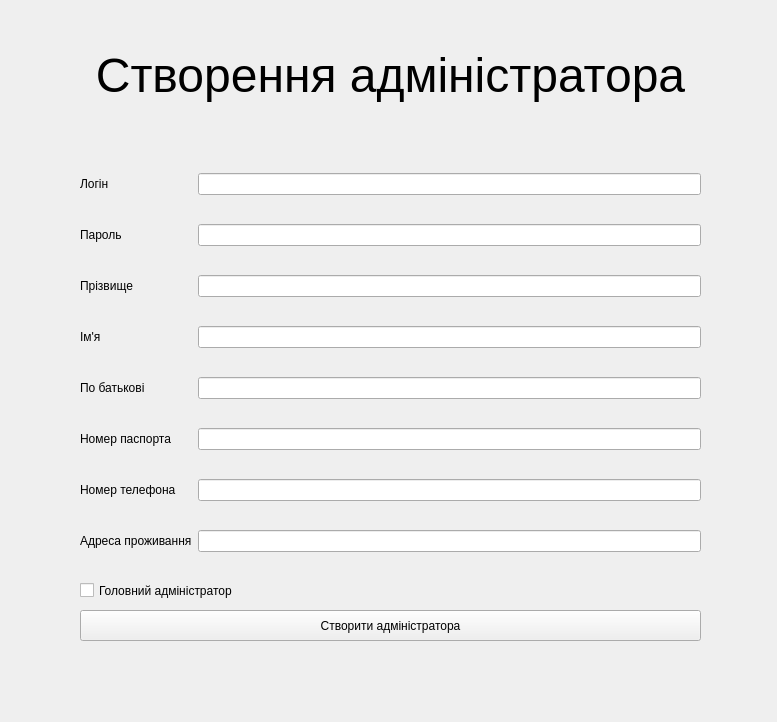
<?xml version="1.0" encoding="UTF-8"?>
<ui version="4.0">
 <class>CreateAdminWindow</class>
 <widget class="QWidget" name="CreateAdminWindow">
  <property name="geometry">
   <rect>
    <x>0</x>
    <y>0</y>
    <width>777</width>
    <height>722</height>
   </rect>
  </property>
  <property name="windowTitle">
   <string>Form</string>
  </property>
  <widget class="QPushButton" name="createAdminPushButton">
   <property name="geometry">
    <rect>
     <x>80</x>
     <y>610</y>
     <width>621</width>
     <height>31</height>
    </rect>
   </property>
   <property name="text">
    <string>Створити адміністратора</string>
   </property>
  </widget>
  <widget class="QWidget" name="layoutWidget">
   <property name="geometry">
    <rect>
     <x>80</x>
     <y>150</y>
     <width>621</width>
     <height>431</height>
    </rect>
   </property>
   <layout class="QGridLayout" name="gridLayout">
    <item row="6" column="2">
     <widget class="QLineEdit" name="telephoneLineEdit"/>
    </item>
    <item row="3" column="0">
     <widget class="QLabel" name="firstname">
      <property name="text">
       <string>Ім'я</string>
      </property>
     </widget>
    </item>
    <item row="2" column="0">
     <widget class="QLabel" name="lastname">
      <property name="text">
       <string>Прізвище</string>
      </property>
     </widget>
    </item>
    <item row="4" column="0">
     <widget class="QLabel" name="middlename">
      <property name="text">
       <string>По батькові</string>
      </property>
     </widget>
    </item>
    <item row="2" column="2">
     <widget class="QLineEdit" name="lastnameLineEdit"/>
    </item>
    <item row="6" column="0">
     <widget class="QLabel" name="telephone">
      <property name="text">
       <string>Номер телефона</string>
      </property>
     </widget>
    </item>
    <item row="3" column="2">
     <widget class="QLineEdit" name="firstnameLineEdit"/>
    </item>
    <item row="0" column="2">
     <widget class="QLineEdit" name="loginLineEdit"/>
    </item>
    <item row="1" column="2">
     <widget class="QLineEdit" name="passwordLineEdit"/>
    </item>
    <item row="4" column="2">
     <widget class="QLineEdit" name="middlenameLineEdit"/>
    </item>
    <item row="5" column="0">
     <widget class="QLabel" name="passport">
      <property name="text">
       <string>Номер паспорта</string>
      </property>
     </widget>
    </item>
    <item row="7" column="2">
     <widget class="QLineEdit" name="adressLineEdit"/>
    </item>
    <item row="0" column="0">
     <widget class="QLabel" name="login">
      <property name="text">
       <string>Логін</string>
      </property>
     </widget>
    </item>
    <item row="7" column="0">
     <widget class="QLabel" name="adress">
      <property name="text">
       <string>Адреса проживання</string>
      </property>
     </widget>
    </item>
    <item row="5" column="2">
     <widget class="QLineEdit" name="passportLineEdit"/>
    </item>
    <item row="1" column="0">
     <widget class="QLabel" name="password">
      <property name="text">
       <string>Пароль</string>
      </property>
     </widget>
    </item>
   </layout>
  </widget>
  <widget class="QLabel" name="label">
   <property name="geometry">
    <rect>
     <x>80</x>
     <y>0</y>
     <width>621</width>
     <height>151</height>
    </rect>
   </property>
   <property name="text">
    <string>&lt;html&gt;&lt;head/&gt;&lt;body&gt;&lt;p align=&quot;center&quot;&gt;&lt;span style=&quot; font-size:36pt;&quot;&gt;Створення адміністратора&lt;/span&gt;&lt;/p&gt;&lt;/body&gt;&lt;/html&gt;</string>
   </property>
  </widget>
  <widget class="QCheckBox" name="roleCheckBox">
   <property name="geometry">
    <rect>
     <x>80</x>
     <y>570</y>
     <width>621</width>
     <height>41</height>
    </rect>
   </property>
   <property name="text">
    <string>Головний адміністратор</string>
   </property>
  </widget>
 </widget>
 <resources/>
 <connections/>
</ui>
